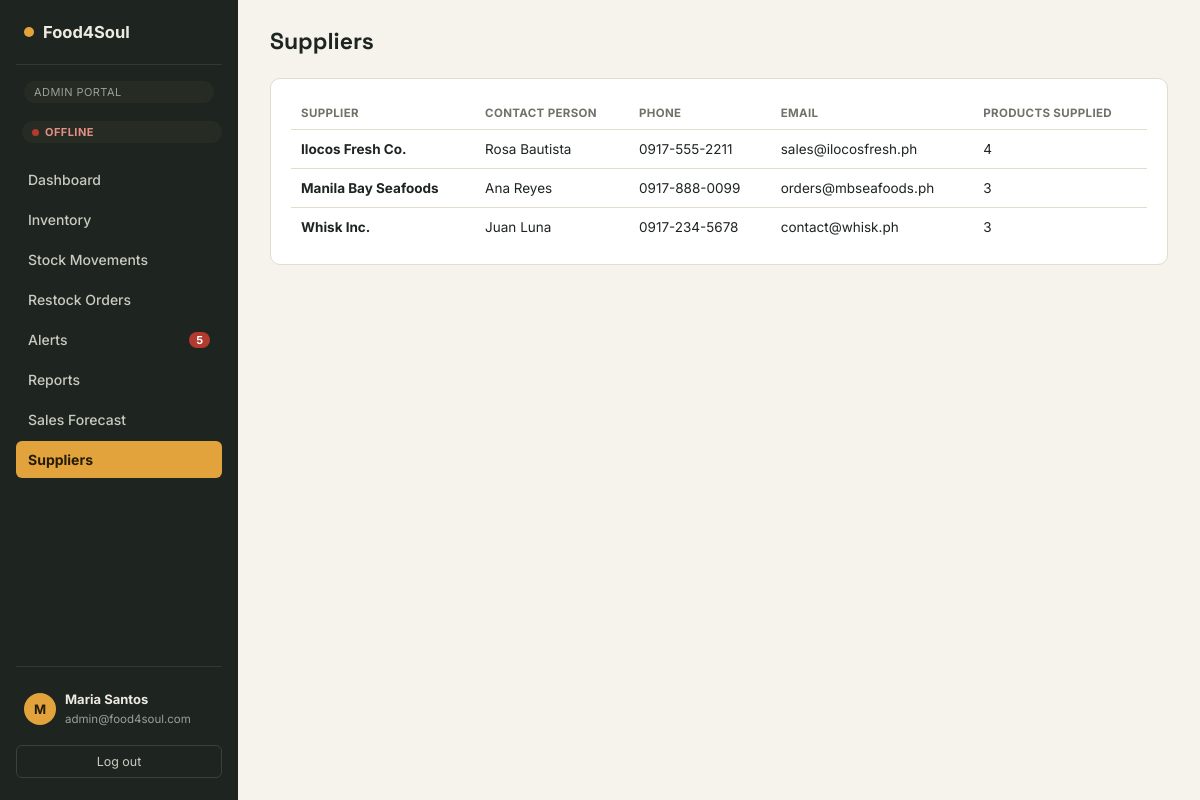
/admin/suppliers.php (signed in), run on the app's committed database.
### tables this page shows
CREATE TABLE suppliers (
  Supplier_ID      VARCHAR(10)  PRIMARY KEY,
  Supplier_Name    VARCHAR(100) NOT NULL,
  Contact_Person   VARCHAR(100),
  Contact_Address  VARCHAR(255),
  Phone_Number     VARCHAR(20),
  Email_Address    VARCHAR(100)
);

### admin/suppliers.php (the view, shortened to what this page needs)
<?php
require_once __DIR__ . '/../includes/auth.php';
$suppliers = $pdo->query("SELECT s.*, COUNT(p.Product_ID) AS product_count
                           FROM suppliers s LEFT JOIN products p ON p.Supplier_ID = s.Supplier_ID
                           GROUP BY s.Supplier_ID, s.Supplier_Name, s.Contact_Person, s.Contact_Address, s.Phone_Number, s.Email_Address
                           ORDER BY s.Supplier_Name")->fetchAll();
require __DIR__ . '/../includes/header.php';
?>
<div class="topbar"><h1>Suppliers</h1></div>
<div class="panel"><div class="table-scroll">
  <table>
    <thead><tr><th>Supplier</th><th>Contact person</th><th>Phone</th><th>Email</th><th>Products supplied</th></tr></thead>
    <tbody>
      <?php foreach ($suppliers as $s): ?>
        <tr>
          <td><strong><?= htmlspecialchars($s['Supplier_Name']) ?></strong></td>
          <td><?= htmlspecialchars($s['Contact_Person']) ?></td>
          <td><?= htmlspecialchars($s['Phone_Number']) ?></td>
          <td><?= htmlspecialchars($s['Email_Address']) ?></td>
          <td><?= (int)$s['product_count'] ?></td>
        </tr>
      <?php endforeach; ?>
    </tbody>
  </table>
</div></div>
<?php require __DIR__ . '/../includes/footer.php'; ?>

### assets/css/style.css (style rules this page uses)
:root { --ink:#1E2420; --ink-soft:#3A433C; --paper:#F6F3EC; --paper-raised:#FFFFFF; --line:#E2DCCB; --marigold:#E2A33D; --marigold-deep:#B97F1F; --basil:#3E6B52; --basil-soft:#E6EEE7; --paprika:#B23A2E; --paprika-soft:#F7E4DF; --slate:#6E7368; --radius-sm:6px; --radius-md:10px; --radius-lg:18px; }
* { box-sizing:border-box; }
html,body { height:100%; }
body { margin:0;font-family:'Inter',system-ui,sans-serif;background:var(--paper);color:var(--ink); }
h1,h2,h3,.num { font-family:'Space Grotesk',system-ui,sans-serif; }
.topbar { display:flex;align-items:center;justify-content:space-between;margin-bottom:22px;gap:16px;flex-wrap:wrap; }
.topbar h1 { font-size:23px;margin:0; }
.panel { background:var(--paper-raised);border:1px solid var(--line);border-radius:var(--radius-md);padding:18px 20px;margin-bottom:20px; }
.table-scroll { overflow-x:auto; }
table { width:100%;border-collapse:collapse;font-size:13.5px; }
th { text-align:left;font-size:11.5px;text-transform:uppercase;letter-spacing:.03em;color:var(--slate);padding:9px 10px;border-bottom:1px solid var(--line); }
td { padding:11px 10px;border-bottom:1px solid var(--line);vertical-align:middle; }
tr:last-child td { border-bottom:none; }
th { white-space:nowrap; }

### data on the page
suppliers: Supplier_Name "Ilocos Fresh Co.", Contact_Person "Rosa Bautista", Phone_Number "0917-555-2211", Email_Address "sales@ilocosfresh.ph", product_count "4"
suppliers: Supplier_Name "Manila Bay Seafoods", Contact_Person "Ana Reyes", Phone_Number "0917-888-0099", Email_Address "orders@mbseafoods.ph", product_count "3"
suppliers: Supplier_Name "Whisk Inc.", Contact_Person "Juan Luna", Phone_Number "0917-234-5678", Email_Address "contact@whisk.ph", product_count "3"

### other printed values
$role "ADMIN"
$label "Dashboard"
$label "Inventory"
$label "Stock Movements"
$label "Restock Orders"
$label "Alerts"
$unreadAlerts "5"
$label "Reports"
$label "Sales Forecast"
$label "Suppliers"
mb_substr($user['Full_Name'] ?? '?', 0, 1) "M"
$user['Full_Name'] "Maria Santos"
$user['Email_Address'] "admin@food4soul.com"
